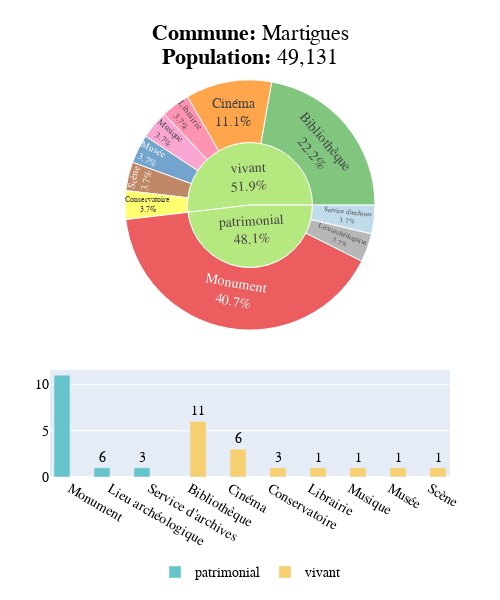

Notebook cell for this chart:
### Code cell
creating_visualisation(df, 'Martigues')

### Figure 1 — Plotly figure (JSON) as saved in the notebook; plotly's stock layout.template omitted (floating-point values rounded to 4 significant figures)
{"data": [{"branchvalues": "total", "customdata": [[1, "Librairie"], [1, "Lieu archéologique"], [11, "Monument"], [1, "Musique"], [6, "Bibliothèque"], [3, "Cinéma"], [1, "Musée"], [1, "Scène"], [1, "Service d'archives"], [1, "Conservatoire"], ["(?)", "(?)"], ["(?)", "(?)"]], "domain": {"x": [0, 1], "y": [0.37, 1]}, "hovertemplate": "labels=%{label}<br>value=%{value}<br>parent=%{parent}<br>id=%{id}<br>count=%{customdata[0]}<br>type_infrastructure=%{customdata[1]}<extra></extra>", "ids": ["vivant/Librairie", "patrimonial/Lieu archéologique", "patrimonial/Monument", "vivant/Musique", "vivant/Bibliothèque", "vivant/Cinéma", "vivant/Musée", "vivant/Scène", "patrimonial/Service d'archives", "vivant/Conservatoire", "patrimonial", "vivant"], "labels": ["Librairie", "Lieu archéologique", "Monument", "Musique", "Bibliothèque", "Cinéma", "Musée", "Scène", "Service d'archives", "Conservatoire", "patrimonial", "vivant"], "marker": {"colors": ["#FF6692", "#999999", "#e41a1c", "#f781bf", "#4daf4a", "#ff7f00", "#377eb8", "#a65628", "#a6cee3", "#ffff33", "#B6E880", "#B6E880"]}, "name": "", "parents": ["vivant", "patrimonial", "patrimonial", "vivant", "vivant", "vivant", "vivant", "vivant", "patrimonial", "vivant", "", ""], "texttemplate": "%{label}<br>%{value:,.1f}%", "type": "sunburst", "values": [3.704, 3.704, 40.74, 3.704, 22.22, 11.11, 3.704, 3.704, 3.704, 3.704, 48.15, 51.85]}, {"alignmentgroup": "True", "hovertemplate": "categorie=patrimonial<br>Type d'équipement=%{x}<br>Nombre d'équipements=%{y}<extra></extra>", "insidetextfont": {"size": 20}, "legendgroup": "patrimonial", "marker": {"color": "rgb(102, 197, 204)", "pattern": {"shape": ""}}, "name": "patrimonial", "offsetgroup": "patrimonial", "orientation": "v", "showlegend": true, "text": [11, 6, 3, 1, 1, 1, 1, 1, 1, 1], "textposition": "outside", "type": "bar", "x": ["Monument", "Lieu archéologique", "Service d'archives"], "xaxis": "x", "y": [11, 1, 1], "yaxis": "y"}, {"alignmentgroup": "True", "hovertemplate": "categorie=vivant<br>Type d'équipement=%{x}<br>Nombre d'équipements=%{y}<extra></extra>", "insidetextfont": {"size": 20}, "legendgroup": "vivant", "marker": {"color": "rgb(246, 207, 113)", "pattern": {"shape": ""}}, "name": "vivant", "offsetgroup": "vivant", "orientation": "v", "showlegend": true, "text": [11, 6, 3, 1, 1, 1, 1, 1, 1, 1], "textposition": "outside", "type": "bar", "x": ["Bibliothèque", "Cinéma", "Conservatoire", "Librairie", "Musique", "Musée", "Scène"], "xaxis": "x", "y": [6, 3, 1, 1, 1, 1, 1], "yaxis": "y"}], "layout": {"annotations": [{"align": "center", "font": {"color": "black", "family": "Arial", "size": 22}, "showarrow": false, "text": "<b>Commune:</b> Martigues", "x": 0.5, "xref": "paper", "y": 1.15, "yref": "paper"}, {"align": "center", "font": {"color": "black", "family": "Arial", "size": 22}, "showarrow": false, "text": "<b>Population:</b> 49,131", "x": 0.5, "xref": "paper", "y": 1.09, "yref": "paper"}], "font": {"color": "black", "family": "Arial, sans-serif", "size": 14}, "height": 600, "legend": {"orientation": "h", "x": 0.5, "xanchor": "center", "y": -0.2, "yanchor": "top"}, "margin": {"b": 50, "l": 50, "r": 50, "t": 80}, "showlegend": true, "title": {"font": {"color": "black", "family": "Arial, sans-serif", "size": 22}}, "width": 500, "xaxis": {"anchor": "y", "domain": [0, 1]}, "yaxis": {"anchor": "x", "domain": [0, 0.27]}}}
